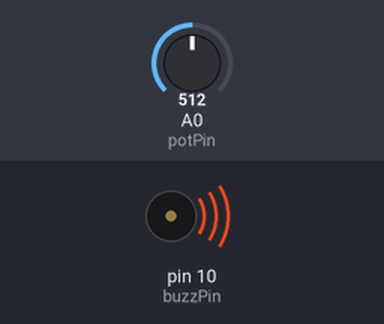
Bench run of a sketch on a simulated Arduino Uno, built with avr-gcc and run on an emulated ATmega328P. Shown: buzzer (waves = sounding). Inputs (shaded band) come from the test bench; at power-on: A0 (potPin) = 512. What the sketch prints to the serial monitor is not drawn.

Above: at 1.2 s.
1.3 s: A0 (potPin) set to 914
4.3 s: A0 (potPin) set to 938
Timing chart, 0 to 7.3 s (numbered marks = the images above; inputs shaded):
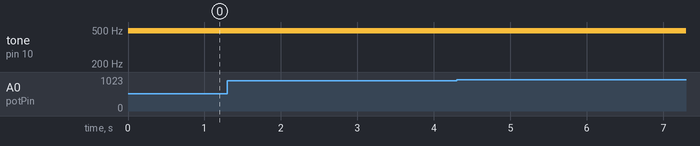

Measured:
- after the input at 1.3 s, every drawn part: stays the same
- after the input at 4.3 s, every drawn part: stays the same

The sketch:

Class_24_Passive_Buzzer2.ino
```cpp
 int buzzPin = 10;
 int buzzValue;
 int potPin = A0;
 int potValue;


 void setup() {
  // put your setup code here, to run once:
  Serial.begin(9600);
  pinMode(buzzPin,OUTPUT);
  pinMode(potPin,INPUT);

}

void loop() {
  // put your main code here, to run repeatedly:
  potValue = analogRead(potPin);
  Serial.print("potValue = ");
  Serial.print(potValue);

  buzzValue =((10000.-9.7165*potValue)/100);
  Serial.print(" buzzValue = ");
  Serial.println(buzzValue*100);

  analogWrite(buzzPin,buzzValue);

}
```
